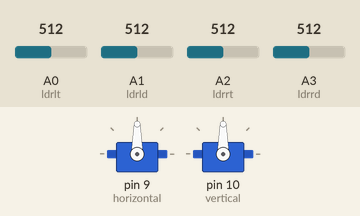
Recording of a sketch running on a simulated Arduino Uno, built with avr-gcc and run on an emulated ATmega328P. Shown: 2 × servo. The test bench sets the inputs (shaded band); at power-on: A0 (ldrlt) = 512, A3 (ldrrd) = 512, A1 (ldrld) = 512, A2 (ldrrt) = 512.

Above: at 3.7 s.
3.8 s: A0 (ldrlt) set to 547
5.3 s: A0 (ldrlt) set to 570
At 5.76 s:
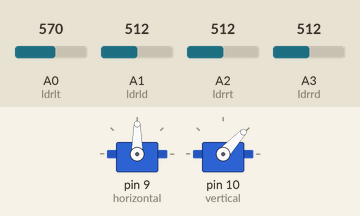
At 6.6 s:
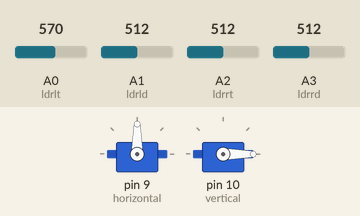
7.7 s: A3 (ldrrd) set to 604
9.2 s: A3 (ldrrd) set to 625
At 11.9 s:
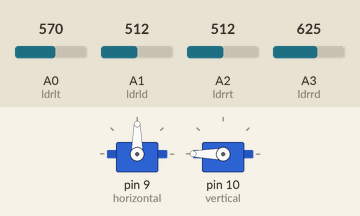
12.2 s: A1 (ldrld) set to 550
15.2 s: A1 (ldrld) set to 571
At 15.58 s:
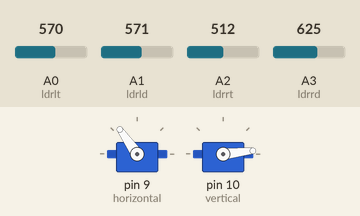
Timing chart, 0 to 20.8 s (numbered marks = the images above; inputs shaded):
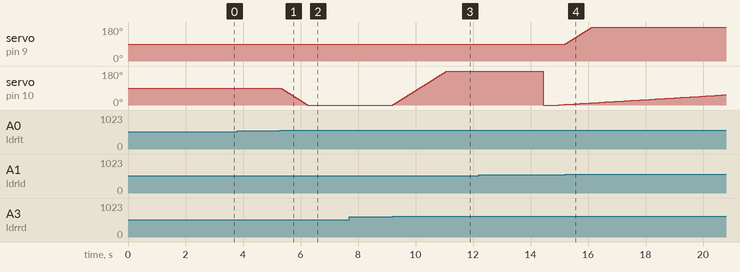

The sketch:

solar_tracker.ino
```cpp
//code 1.2
#include <Servo.h>


Servo horizontal; // horizontal servo
int servoh = 90;  //180
int servohLimitHigh = 180; //175
int servohLimitLow = 1; //5
// 65 degrees MAX

Servo vertical; // vertical servo
int servov = 90; //45
int servovLimitHigh = 180; //60
int servovLimitLow = 1; //1

// LDR pin connections
// name = analogpin;
int ldrlt = A0; //LDR top left - BOTTOM LEFT <--- BDG -TL-  T //0
int ldrrt = A2; //LDR top rigt - BOTTOM RIGHT  -TR- B //2
int ldrld = A1; //LDR down left - TOP LEFT  -LB- L //1
int ldrrd = A3; //ldr down rigt - TOP RIGHT  -RB- R  //3

void setup(){
horizontal.attach(9);
vertical.attach(10);
horizontal.write(90);
vertical.write(90);
delay(2500);
}
void loop() {
int t = analogRead(ldrlt); // top left //T
int l = analogRead(ldrrt); // top right //B
int r = analogRead(ldrld); // down left // L
int d = analogRead(ldrrd); // down right //R
int dtime = 10; int tol = 45; // dtime=diffirence time, tol=toleransi
//int avt = (lt + rt) / 2; // average value top
//int avd = (ld + rd) / 2; // average value down
//int avl = (lt + ld) / 2; // average value left
//int avr = (rt + rd) / 2; // average value right
//int dvert = avt - avd; // check the diffirence of up and down
//int dhoriz = avl - avr;// check the diffirence og left and rigt
int dvert = t - d;
int dhoriz = l - r;
if (-1*tol > dvert || dvert > tol)
 {
 if (t > d)
 {
 servov = --servov; //++
 if (servov > servovLimitHigh)
 {servov = servovLimitHigh;}
 }
 else if (t < d)
 {servov = ++servov; //--
 if (servov < servovLimitLow)
 { servov = servovLimitLow;}
 }
 vertical.write(servov);
 }
if (-1*tol > dhoriz || dhoriz > tol) // check if the diffirence is in the tolerance else change horizontal angle
 {
 if (l > r)
 {
 servoh = --servoh; //--
 if (servoh < servohLimitLow)
 {
 servoh = servohLimitLow;
 }
 }
 else if (l < r)
 {
 servoh = ++servoh;//++
 if (servoh > servohLimitHigh)
 {
 servoh = servohLimitHigh;
 }
 }
 else if (l == r)
 {
 delay(5000);
 }
 horizontal.write(servoh);
 }

 delay(dtime);

}
```

Measured:
- the behaviour switches between 557 and 558 on A0 (ldrlt) (found by bisection; images 0 and 1)
- the behaviour switches between 615 and 616 on A3 (ldrrd) (found by bisection; images 2 and 3)
- the behaviour switches between 557 and 558 on A1 (ldrld) (found by bisection; images 3 and 4)
- after the input at 3.8 s, every drawn part: stays the same
- after the input at 5.3 s, servo on pin 10 (vertical): moves from 90° to 0° over 0.94 s, starting at once
- after the input at 7.7 s, every drawn part: stays the same
- after the input at 9.2 s, servo on pin 10 (vertical): moves from 0° to 180° over 1.9 s, starting at once
- after the input at 15.2 s, servo on pin 9 (horizontal): moves from 90° to 180° over 0.94 s, starting at once
